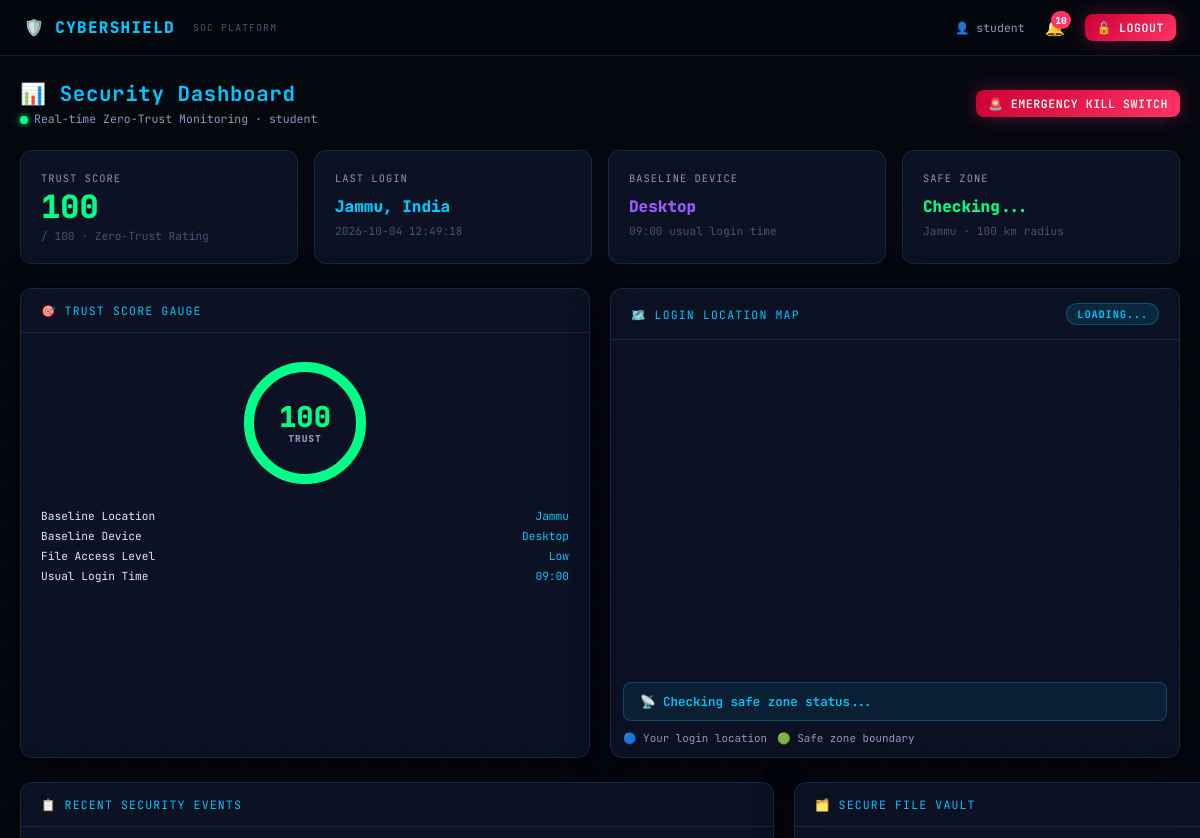
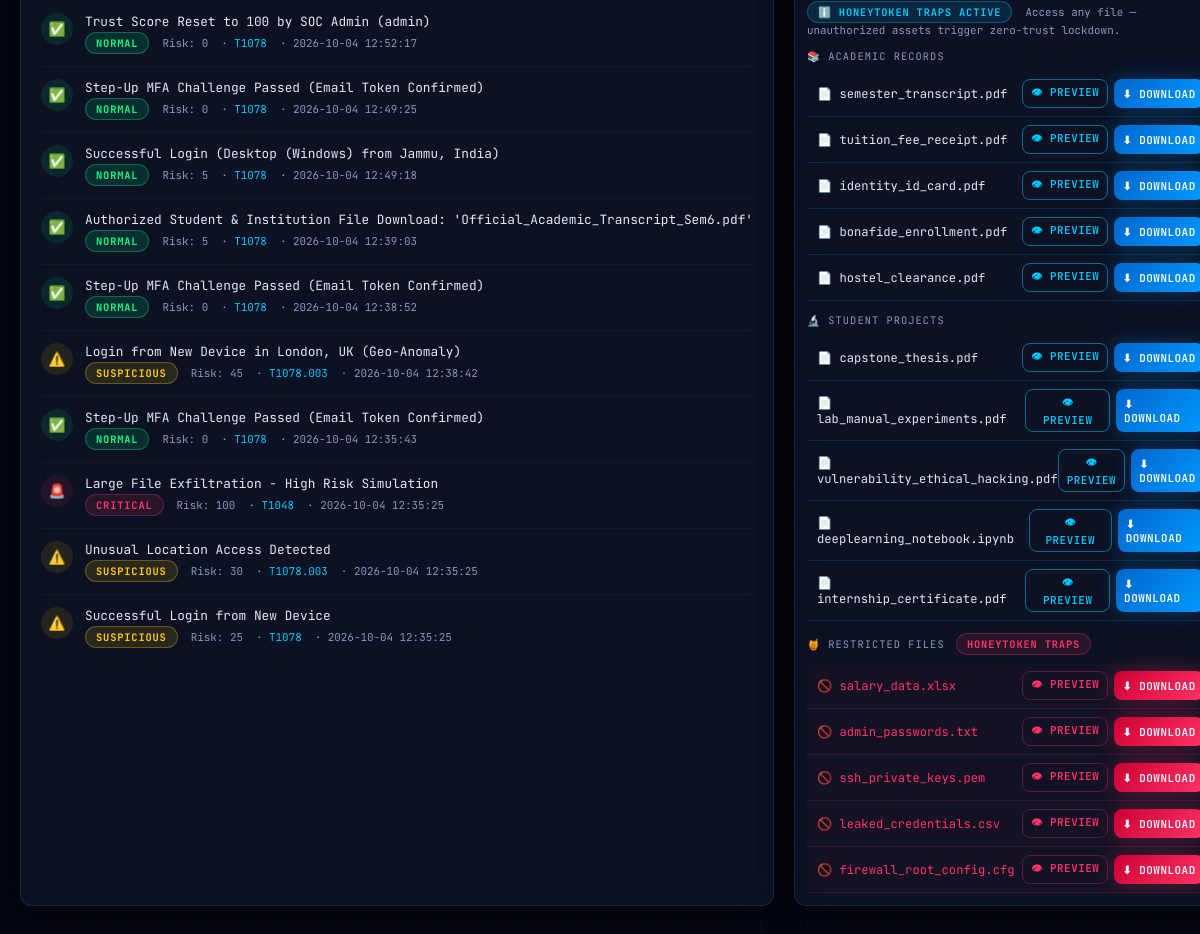
Before: /dashboard/student (signed in) with the older database file (2 pictures, top to bottom).
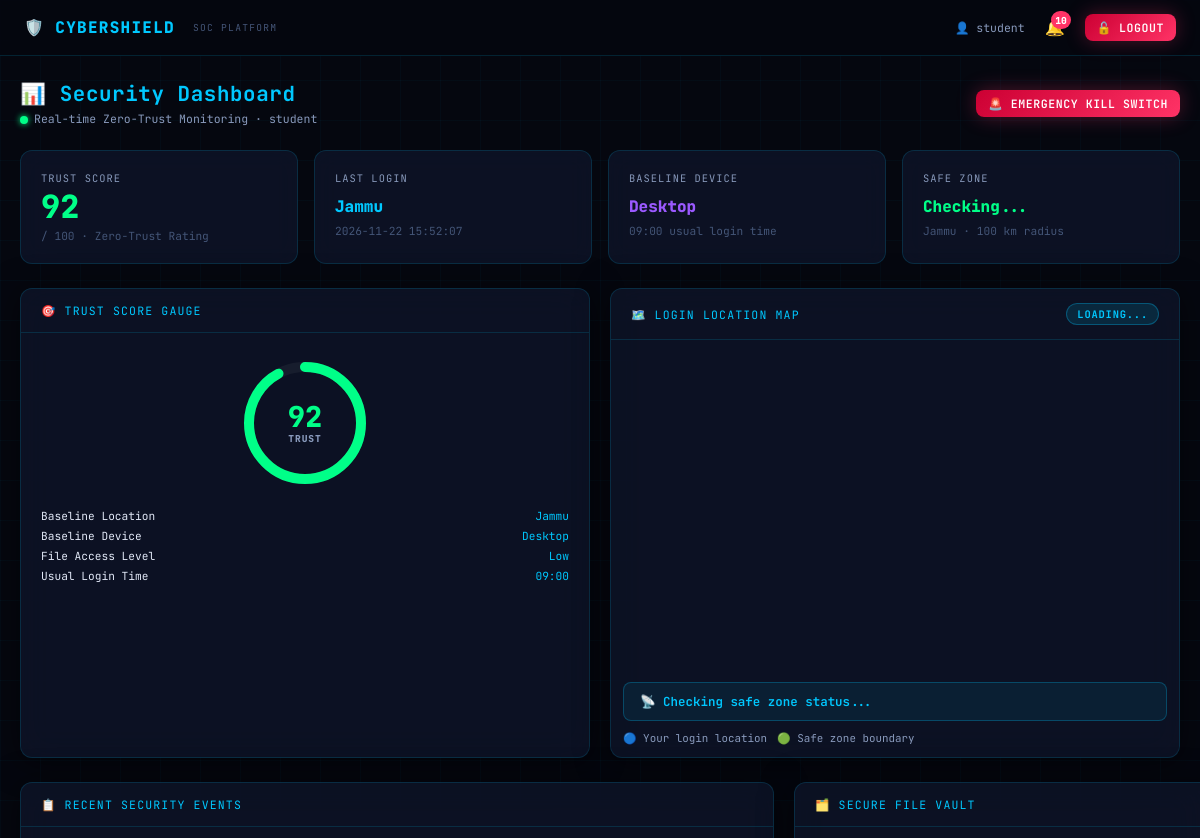
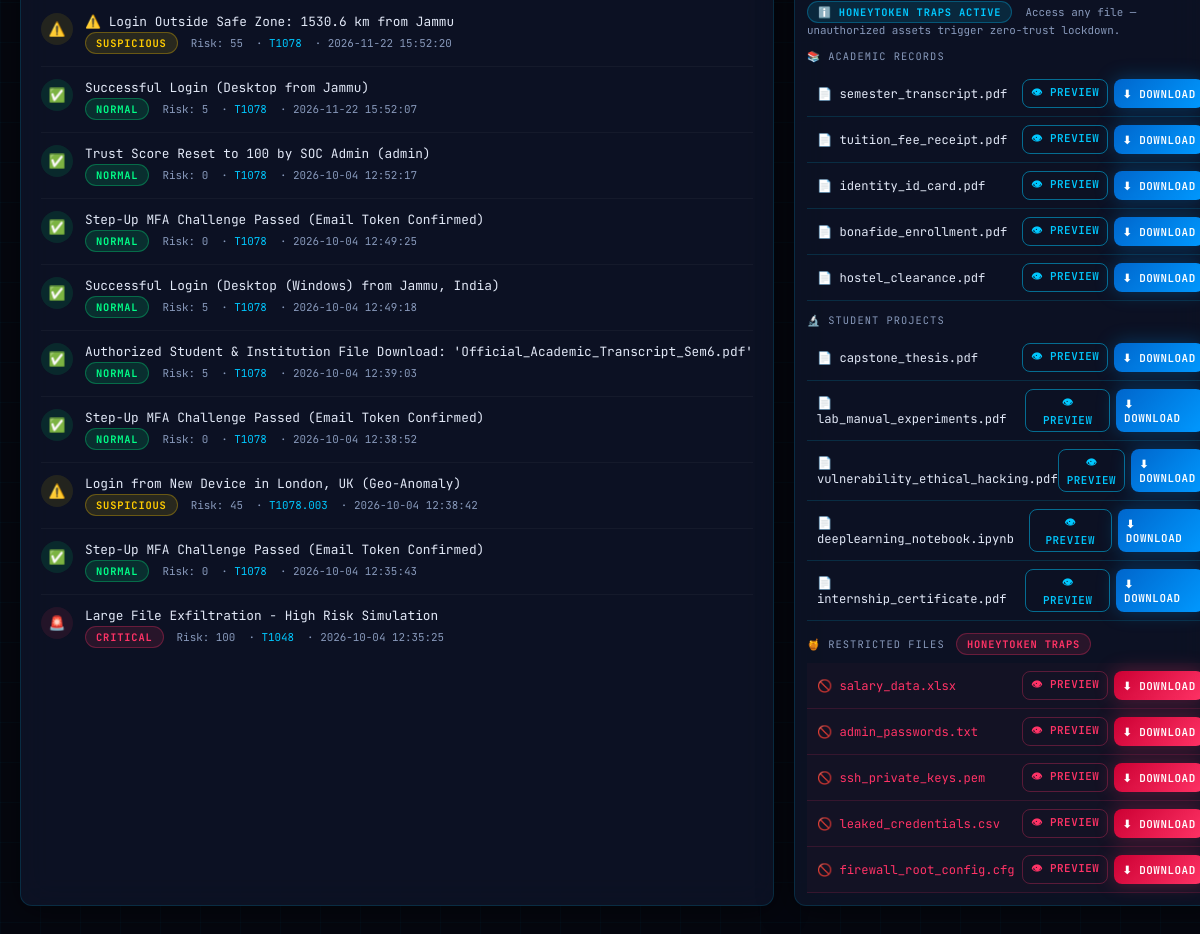
After: the same page with the newer database file (2 pictures, top to bottom).
### tables this page shows
CREATE TABLE users (
            id INTEGER PRIMARY KEY AUTOINCREMENT,
            username TEXT UNIQUE NOT NULL,
            password TEXT NOT NULL,
            role TEXT DEFAULT 'user'
        , trust_score INTEGER DEFAULT 100, is_locked INTEGER DEFAULT 0, failed_attempts INTEGER DEFAULT 0, email TEXT, phone TEXT, last_login_time TEXT, last_login_location TEXT, last_login_lat REAL, last_login_lng REAL);

CREATE TABLE behaviour_profiles (
            id INTEGER PRIMARY KEY AUTOINCREMENT,
            username TEXT UNIQUE NOT NULL,
            usual_login_time TEXT DEFAULT '09:00',
            usual_device TEXT DEFAULT 'Unknown',
            usual_location TEXT DEFAULT 'Unknown',
            normal_file_access TEXT DEFAULT 'Low'
        );

CREATE TABLE activities (
            id INTEGER PRIMARY KEY AUTOINCREMENT,
            username TEXT NOT NULL,
            activity TEXT NOT NULL,
            risk_score INTEGER DEFAULT 0,
            threat_level TEXT DEFAULT 'Normal'
        , timestamp TEXT, mitre_id TEXT DEFAULT 'T1078');

CREATE TABLE security_policies (
            key TEXT PRIMARY KEY,
            value TEXT NOT NULL,
            description TEXT
        );

### app.py (the view)
@app.route("/dashboard/<username>")
def dashboard(username):
    if "username" not in session:
        return redirect(url_for("login"))
    if session.get("username") != username and session.get("role") != "admin":
        return "Access Denied: You cannot view other users' dashboards.", 403
    trust_score = get_trust_score(username)
    mfa_threshold = int(get_policy("mfa_threshold", 60))
    if trust_score < mfa_threshold and not session.get("mfa_verified", False):
        return redirect(url_for("verify_mfa", username=username))
    activities = get_user_activities(username)
    profile = get_behaviour_profile(username)
    user_data = get_user_by_username(username) or {}
    if profile:
        usual_login_time = profile["usual_login_time"]
        usual_device = profile["usual_device"]
        usual_location = profile["usual_location"]
        normal_file_access = profile["normal_file_access"]
    else:
        usual_login_time = "09:00"
        usual_device = "Desktop"
        usual_location = "Jammu"
        normal_file_access = "Low"
    notifications = get_user_notifications(username, limit=10)
    safe_zone = get_safe_zone()
    return render_template(
        "dashboard.html",
        username=username,
        user=user_data,
        activities=activities,
        trust_score=trust_score,
        usual_login_time=usual_login_time,
        usual_device=usual_device,
        usual_location=usual_location,
        normal_file_access=normal_file_access,
        notifications=notifications,
        safe_zone=safe_zone,
        last_lat=user_data.get("last_login_lat") or safe_zone["lat"],
        last_lng=user_data.get("last_login_lng") or safe_zone["lng"],
        last_location=user_data.get("last_login_location") or usual_location
    )

### database.py (called while the page is built)
def get_connection():
    conn = sqlite3.connect(DATABASE)
    conn.row_factory = sqlite3.Row
    return conn

def get_user_by_username(username):
    conn = get_connection()
    cursor = conn.cursor()
    cursor.execute("SELECT * FROM users WHERE username = ?", (username,))
    row = cursor.fetchone()
    conn.close()
    if row:
        return dict(row)
    return None

def get_safe_zone():
    conn = get_connection()
    cursor = conn.cursor()
    cursor.execute(
        "SELECT key, value FROM security_policies WHERE key IN "
        "('safe_zone_lat','safe_zone_lng','safe_zone_radius_km','safe_zone_city','safe_zone_enabled')"
    )
    rows = cursor.fetchall()
    conn.close()
    cfg = {r["key"]: r["value"] for r in rows}
    return {
        "lat": float(cfg.get("safe_zone_lat", 32.7266)),
        "lng": float(cfg.get("safe_zone_lng", 74.8570)),
        "radius_km": float(cfg.get("safe_zone_radius_km", 100)),
        "city": cfg.get("safe_zone_city", "Jammu"),
        "enabled": cfg.get("safe_zone_enabled", "1") == "1"
    }

def get_user_notifications(username, limit=10):
    conn = get_connection()
    cursor = conn.cursor()
    cursor.execute("""
        SELECT id, title, message, severity, timestamp, is_read
        FROM notifications
        WHERE username = ?
        ORDER BY id DESC
        LIMIT ?
    """, (username, limit))
    rows = cursor.fetchall()
    conn.close()
    return [dict(r) for r in rows]

def get_trust_score(username):
    conn = get_connection()
    cursor = conn.cursor()
    cursor.execute("SELECT trust_score FROM users WHERE username = ?", (username,))
    result = cursor.fetchone()
    conn.close()
    if result:
        return result["trust_score"]
    return 100

def get_behaviour_profile(username):
    conn = get_connection()
    cursor = conn.cursor()
    cursor.execute("""
        SELECT usual_login_time, usual_device, usual_location, normal_file_access
        FROM behaviour_profiles
        WHERE username = ?
    """, (username,))
    result = cursor.fetchone()
    conn.close()
    if result:
        return dict(result)
    return None

def get_policy(key, default=None):
    conn = get_connection()
    cursor = conn.cursor()
    cursor.execute("SELECT value FROM security_policies WHERE key = ?", (key,))
    row = cursor.fetchone()
    conn.close()
    if row:
        return row["value"]
    return default

### templates/dashboard.html (shortened to what this page needs)
<!DOCTYPE html>
<html lang="en">
<head>
<link rel="stylesheet" href="/static/css/cybershield.css">
</head>
<body>
<nav class="navbar">
  <a class="navbar-brand" href="/dashboard/{{ username }}">
    <span class="shield-icon">🛡️</span> CYBERSHIELD
    <span style="margin-left:8px;font-size:0.6rem;color:var(--text-muted);font-weight:400;">SOC PLATFORM</span>
  </a>
  <div class="nav-links">
    <span style="font-size:0.72rem;color:var(--text-secondary);">👤 {{ username }}</span>
    <div class="notif-bell" onclick="toggleNotif()">
      🔔
      {% set unread = notifications|selectattr("is_read","eq",0)|list|length %}
      {% if unread > 0 %}<span class="notif-count">{{ unread }}</span>{% endif %}
    </div>
    <a href="/logout" class="btn btn-danger btn-sm">🔓 Logout</a>
  </div>
</nav>
<div class="main-container">
  <div class="flex-between mb-3">
    <div>
      <h2 style="font-size:1.3rem;color:var(--cyan);">📊 Security Dashboard</h2>
      <p style="font-size:0.72rem;color:var(--text-secondary);margin-top:4px;">
        <span class="pulse-dot"></span>Real-time Zero-Trust Monitoring · {{ username }}
      </p>
    </div>
    <form method="POST" action="/emergency-kill/{{ username }}" style="margin:0;">
      <button type="submit" class="btn btn-danger btn-sm" onclick="return confirm('Activate Emergency Kill Switch?')">
        🚨 Emergency Kill Switch
      </button>
    </form>
  </div>
  <div class="grid-4 mb-3">
    <div class="stat-tile">
      <div class="stat-label">Trust Score</div>
      <div class="stat-value {% if trust_score >= 70 %}text-green{% elif trust_score >= 40 %}text-yellow{% else %}text-red{% endif %}">
        {{ trust_score }}
      </div>
      <div class="stat-sub">/ 100 · Zero-Trust Rating</div>
    </div>
    <div class="stat-tile">
      <div class="stat-label">Last Login</div>
      <div class="stat-value text-cyan" style="font-size:1rem;line-height:1.3;padding-top:6px;">{{ last_location }}</div>
      <div class="stat-sub">{{ user.last_login_time or "No previous login" }}</div>
    </div>
    <div class="stat-tile">
      <div class="stat-label">Baseline Device</div>
      <div class="stat-value text-purple" style="font-size:1rem;line-height:1.3;padding-top:6px;">{{ usual_device[:18] }}</div>
      <div class="stat-sub">{{ usual_login_time }} usual login time</div>
    </div>
    <div class="stat-tile">
      <div class="stat-label">Safe Zone</div>
      <div class="stat-value text-green" style="font-size:1rem;line-height:1.3;padding-top:6px;" id="zone-status-val">Checking...</div>
      <div class="stat-sub" id="zone-dist-sub">{{ safe_zone.city }} · {{ safe_zone.radius_km|int }} km radius</div>
    </div>
  </div>
  <div class="grid-2 mb-3">
    <div class="card">
      <div class="card-header">🎯 Trust Score Gauge</div>
      <div class="card-body" style="display:flex;flex-direction:column;align-items:center;gap:16px;">
        <div class="trust-gauge-wrap">
          <svg width="140" height="140" viewBox="0 0 140 140">
            <circle class="trust-track" cx="70" cy="70" r="56"/>
            <circle class="trust-bar" cx="70" cy="70" r="56"
              id="trustArc"
              stroke-dasharray="351.86"
              stroke-dashoffset="{{ 351.86 * (1 - trust_score / 100) }}"
              stroke="{% if trust_score >= 70 %}#00ff88{% elif trust_score >= 40 %}#ffcc00{% else %}#ff3366{% endif %}"/>
          </svg>
          <div class="trust-label">
            <span style="color:{% if trust_score >= 70 %}var(--green){% elif trust_score >= 40 %}var(--yellow){% else %}var(--red){% endif %}">{{ trust_score }}</span>
            <small>TRUST</small>
          </div>
        </div>
        <div style="width:100%;">
          <div style="display:flex;justify-content:space-between;font-size:0.7rem;margin-bottom:6px;">
            <span>Baseline Location</span>
            <span style="color:var(--cyan);">{{ usual_location }}</span>
          </div>
          <div style="display:flex;justify-content:space-between;font-size:0.7rem;margin-bottom:6px;">
            <span>Baseline Device</span>
            <span style="color:var(--cyan);">{{ usual_device }}</span>
          </div>
          <div style="display:flex;justify-content:space-between;font-size:0.7rem;margin-bottom:6px;">
            <span>File Access Level</span>
            <span style="color:var(--cyan);">{{ normal_file_access }}</span>
          </div>
          <div style="display:flex;justify-content:space-between;font-size:0.7rem;">
            <span>Usual Login Time</span>
            <span style="color:var(--cyan);">{{ usual_login_time }}</span>
          </div>
        </div>
      </div>
    </div>
    <div class="card">
      <div class="card-header" style="justify-content:space-between;">
        <span>🗺️ Login Location Map</span>
        <span id="map-zone-badge" class="badge badge-info">Loading...</span>
      </div>
      <div class="card-body" style="padding:12px;">
        <div id="map-panel"></div>
        <div class="zone-status-bar zone-unknown" id="zone-bar" style="margin-top:10px;">
          📡 Checking safe zone status...
        </div>
        <div style="display:flex;gap:10px;margin-top:10px;font-size:0.68rem;color:var(--text-secondary);">
          <span>🔵 Your login location</span>
          <span>🟢 Safe zone boundary</span>
        </div>
      </div>
    </div>
  </div>
  <div class="grid-2 mb-3">
    <div class="card">
      <div class="card-header">📋 Recent Security Events</div>
      <div class="card-body" style="padding:12px 20px;">
        {% if activities %}
          {% for a in activities[:10] %}
          <div class="activity-row">
            <div class="activity-icon icon-{{ a.threat_level|lower }}">
              {% if a.threat_level == "Critical" %}🚨
              {% elif a.threat_level == "Suspicious" %}⚠️
              {% else %}✅{% endif %}
            </div>
            <div class="activity-text">
              <div class="activity-title" title="{{ a.activity }}">{{ a.activity }}</div>
              <div class="activity-meta">
                <span class="badge badge-{{ a.threat_level|lower }}">{{ a.threat_level }}</span>
                &nbsp;Risk: {{ a.risk_score }}
                &nbsp;·&nbsp;<span style="color:var(--cyan);">{{ a.mitre_id }}</span>
                &nbsp;·&nbsp;{{ a.timestamp }}
              </div>
            </div>
          </div>
          {% endfor %}
        {% else %}
          <div style="text-align:center;padding:30px;color:var(--text-muted);font-size:0.78rem;">No activity recorded yet.</div>
        {% endif %}
      </div>
    </div>
    <div class="card">
      <div class="card-header">🗂️ Secure File Vault</div>
      <div class="card-body" style="padding:12px;">
        <div style="margin-bottom:12px;font-size:0.68rem;color:var(--text-secondary);">
          <span class="badge badge-info">ℹ️ Honeytoken traps active</span>
          &nbsp;Access any file — unauthorized assets trigger zero-trust lockdown.
        </div>
        <div style="margin-bottom:12px;">
          <div style="font-size:0.65rem;text-transform:uppercase;letter-spacing:0.1em;color:var(--text-secondary);margin-bottom:8px;">📚 Academic Records</div>
          {% for fname in ["semester_transcript.pdf","tuition_fee_receipt.pdf","identity_id_card.pdf","bonafide_enrollment.pdf","hostel_clearance.pdf"] %}
          <div style="display:flex;justify-content:space-between;align-items:center;padding:8px 10px;border-bottom:1px solid var(--border);font-size:0.76rem;">
            <span>📄 {{ fname }}</span>
            <div style="display:flex;gap:6px;">
              <button onclick="previewDoc('{{ fname }}')" class="btn btn-outline btn-xs">👁 Preview</button>
              <a href="/download/file/{{ fname }}" class="btn btn-primary btn-xs">⬇ Download</a>
            </div>
          </div>
          {% endfor %}
        </div>
        <div style="margin-bottom:12px;">
          <div style="font-size:0.65rem;text-transform:uppercase;letter-spacing:0.1em;color:var(--text-secondary);margin-bottom:8px;">🔬 Student Projects</div>
          {% for fname in ["capstone_thesis.pdf","lab_manual_experiments.pdf","vulnerability_ethical_hacking.pdf","deeplearning_notebook.ipynb","internship_certificate.pdf"] %}
          <div style="display:flex;justify-content:space-between;align-items:center;padding:8px 10px;border-bottom:1px solid var(--border);font-size:0.76rem;">
            <span>📄 {{ fname }}</span>
            <div style="display:flex;gap:6px;">
              <button onclick="previewDoc('{{ fname }}')" class="btn btn-outline btn-xs">👁 Preview</button>
              <a href="/download/file/{{ fname }}" class="btn btn-primary btn-xs">⬇ Download</a>
            </div>
          </div>
          {% endfor %}
        </div>
        <div>
          <div style="font-size:0.65rem;text-transform:uppercase;letter-spacing:0.1em;color:var(--text-secondary);margin-bottom:8px;">
            🍯 Restricted Files <span class="badge badge-critical" style="margin-left:4px;">HONEYTOKEN TRAPS</span>
          </div>
          {% for fname in ["salary_data.xlsx","admin_passwords.txt","ssh_private_keys.pem","leaked_credentials.csv","firewall_root_config.cfg"] %}
          <div style="display:flex;justify-content:space-between;align-items:center;padding:8px 10px;border-bottom:1px solid rgba(255,51,102,0.15);font-size:0.76rem;background:rgba(255,51,102,0.03);">
            <span style="color:var(--red);">🚫 {{ fname }}</span>
            <div style="display:flex;gap:6px;">
              <button onclick="previewDoc('{{ fname }}')" class="btn btn-outline btn-xs" style="border-color:rgba(255,51,102,0.3);color:var(--red);">👁 Preview</button>
              <a href="/download/file/{{ fname }}" class="btn btn-danger btn-xs">⬇ Download</a>
            </div>
          </div>
          {% endfor %}
        </div>
      </div>
    </div>
  </div>
</div>
</body>
</html>

Changed rows visible on the page:
no longer on this page (row unchanged): activities: activity "Unusual Location Access Detected", threat_level "SUSPICIOUS", risk_score "30", mitre_id "T1078.003", timestamp "2026-10-04 12:35:25"
no longer on this page (row unchanged): activities: activity "Successful Login from New Device", threat_level "SUSPICIOUS", risk_score "25", mitre_id "T1078", timestamp "2026-10-04 12:35:25"
changed users: last_login_location "Jammu, India" → "Jammu"; last_login_time "2026-10-04 12:49:18" → "2026-11-22 15:52:07"
added security_policies: city "Jammu"
added activities: activity "⚠️ Login Outside Safe Zone: 1530.6 km from Jammu", threat_level "SUSPICIOUS", risk_score "55", mitre_id "T1078", timestamp "2026-11-22 15:52:20"
added activities: activity "Successful Login (Desktop from Jammu)", threat_level "NORMAL", risk_score "5", mitre_id "T1078", timestamp "2026-11-22 15:52:07"
Other visible differences:
{{ trust_score }}: "100" → "92"
